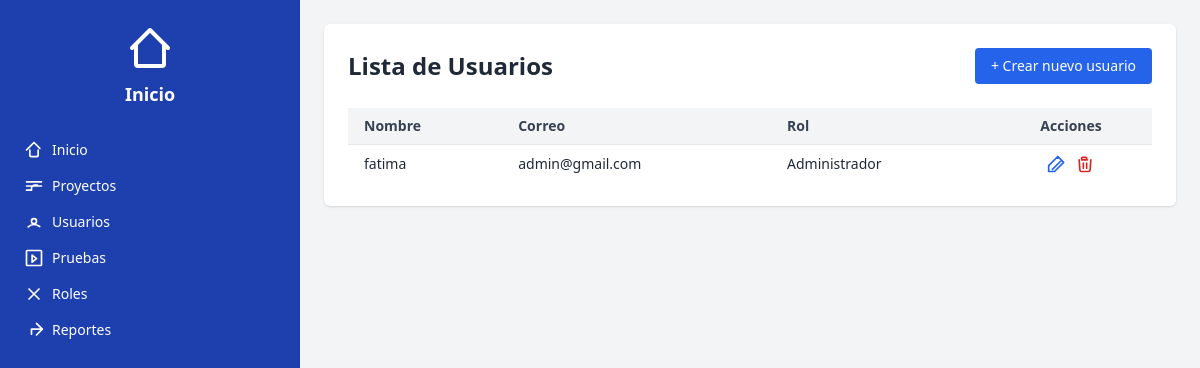
Screenshot of /usuarios/ with the database file from the repository.
### testSystem/models.py (models this page shows, shortened)
class Usuario(models.Model):
    nombre = models.CharField(max_length=100)
    apellido = models.CharField(max_length=100)
    correo = models.EmailField(unique=True)
    contrasena = models.CharField(max_length=128)  # hashed
    rol = models.ForeignKey(Rol, on_delete=models.SET_NULL, null=True)

class Rol(models.Model):
    nombre = models.CharField(max_length=100, unique=True)
    caracteristicas = models.TextField()
    def __str__(self):
        return self.nombre

### testSystem/views.py (the view)
# urls.py: path('usuarios/', views.lista_usuarios, name='lista_usuarios'),
def lista_usuarios(request):
    usuarios = Usuario.objects.all()
    return render(request, 'Usuario/lista_usuarios.html', {'usuarios': usuarios})

### testSystem/templates/Usuario/lista_usuarios.html
{% extends "base.html" %}
{% block content %}
<div class="max-w-5xl mx-auto p-6 bg-white rounded-md shadow">
  <div class="flex items-center justify-between mb-6">
    <h1 class="text-2xl font-bold text-gray-800">Lista de Usuarios</h1>
    <a href="{% url 'crear_usuario' %}" class="px-4 py-2 bg-blue-600 text-white rounded hover:bg-blue-700 text-sm">
      + Crear nuevo usuario
    </a>
  </div>
  <div class="overflow-x-auto">
    <table class="min-w-full divide-y divide-gray-200">
      <thead class="bg-gray-100">
        <tr>
          <th class="px-4 py-2 text-left text-sm font-semibold text-gray-700">Nombre</th>
          <th class="px-4 py-2 text-left text-sm font-semibold text-gray-700">Correo</th>
          <th class="px-4 py-2 text-left text-sm font-semibold text-gray-700">Rol</th>
          <th class="px-4 py-2 text-center text-sm font-semibold text-gray-700">Acciones</th>
        </tr>
      </thead>
      <tbody class="divide-y divide-gray-200">
        {% for usuario in usuarios %}
        <tr>
          <td class="px-4 py-2 text-sm text-gray-800">{{ usuario.nombre }}</td>
          <td class="px-4 py-2 text-sm text-gray-800">{{ usuario.correo }}</td>
          <td class="px-4 py-2 text-sm text-gray-800">{{ usuario.rol }}</td>
          <td class="px-4 py-2 text-center text-sm text-gray-800">
            <div class="flex justify-center space-x-2">
              <a href="{% url 'modificar_usuario' usuario.pk %}" class="text-blue-600 hover:text-blue-800" title="Editar">
                <svg xmlns="http://www.w3.org/2000/svg" class="h-5 w-5 inline" fill="none" viewBox="0 0 24 24" stroke="currentColor">
                  <path stroke-linecap="round" stroke-linejoin="round" stroke-width="2" d="M11 5h2M6.5 18.5l11-11M13 3l7 7-11 11H2v-7L13 3z"/>
                </svg>
              </a>
              <a href="{% url 'eliminar_usuario' usuario.pk %}" class="text-red-600 hover:text-red-800" title="Eliminar" onclick="return confirm('¿Estás seguro de eliminar este usuario?');">
                <svg xmlns="http://www.w3.org/2000/svg" class="h-5 w-5 inline" fill="none" viewBox="0 0 24 24" stroke="currentColor">
                  <path stroke-linecap="round" stroke-linejoin="round" stroke-width="2" d="M19 7l-.867 12.142A2 2 0 0116.138 21H7.862a2 2 0 01-1.995-1.858L5 7m5 4v6m4-6v6M9 7h6m-7 0V5a1 1 0 011-1h4a1 1 0 011 1v2" />
                </svg>
              </a>
            </div>
          </td>
        </tr>
        {% empty %}
        <tr>
          <td colspan="4" class="px-4 py-4 text-center text-sm text-gray-500">No hay usuarios registrados.</td>
        </tr>
        {% endfor %}
      </tbody>
    </table>
  </div>
</div>
{% endblock %}

### rows the page displays
Usuario: nombre "fatima", correo "admin@gmail.com", rol "Administrador"
